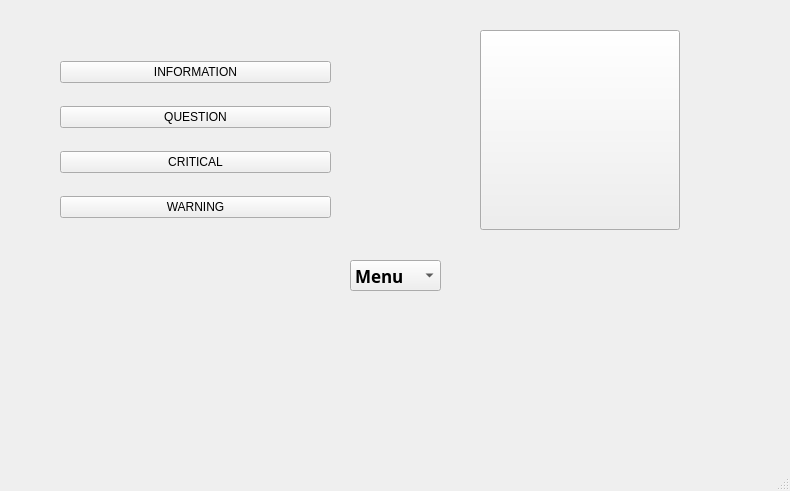
<?xml version="1.0" encoding="UTF-8"?>
<ui version="4.0">
 <class>MainWindow</class>
 <widget class="QMainWindow" name="MainWindow">
  <property name="geometry">
   <rect>
    <x>0</x>
    <y>0</y>
    <width>790</width>
    <height>491</height>
   </rect>
  </property>
  <property name="sizePolicy">
   <sizepolicy hsizetype="Ignored" vsizetype="Ignored">
    <horstretch>0</horstretch>
    <verstretch>0</verstretch>
   </sizepolicy>
  </property>
  <property name="windowTitle">
   <string>MainWindow</string>
  </property>
  <widget class="QWidget" name="centralwidget">
   <widget class="QPushButton" name="displayimage">
    <property name="geometry">
     <rect>
      <x>480</x>
      <y>30</y>
      <width>200</width>
      <height>200</height>
     </rect>
    </property>
    <property name="text">
     <string/>
    </property>
   </widget>
   <widget class="QComboBox" name="comboBox">
    <property name="geometry">
     <rect>
      <x>350</x>
      <y>260</y>
      <width>91</width>
      <height>31</height>
     </rect>
    </property>
    <property name="font">
     <font>
      <family>Segoe Print</family>
      <pointsize>13</pointsize>
      <weight>75</weight>
      <bold>true</bold>
     </font>
    </property>
    <item>
     <property name="text">
      <string>Menu</string>
     </property>
    </item>
    <item>
     <property name="text">
      <string>First</string>
     </property>
    </item>
    <item>
     <property name="text">
      <string>Second</string>
     </property>
    </item>
    <item>
     <property name="text">
      <string>Third</string>
     </property>
    </item>
   </widget>
   <widget class="QWidget" name="">
    <property name="geometry">
     <rect>
      <x>60</x>
      <y>44</y>
      <width>271</width>
      <height>191</height>
     </rect>
    </property>
    <layout class="QVBoxLayout" name="verticalLayout">
     <item>
      <widget class="QPushButton" name="information">
       <property name="text">
        <string>INFORMATION</string>
       </property>
      </widget>
     </item>
     <item>
      <widget class="QPushButton" name="question">
       <property name="text">
        <string>QUESTION</string>
       </property>
      </widget>
     </item>
     <item>
      <widget class="QPushButton" name="critical">
       <property name="text">
        <string>CRITICAL</string>
       </property>
      </widget>
     </item>
     <item>
      <widget class="QPushButton" name="warning">
       <property name="text">
        <string>WARNING</string>
       </property>
      </widget>
     </item>
    </layout>
   </widget>
  </widget>
  <widget class="QMenuBar" name="menubar">
   <property name="geometry">
    <rect>
     <x>0</x>
     <y>0</y>
     <width>790</width>
     <height>26</height>
    </rect>
   </property>
  </widget>
  <widget class="QStatusBar" name="statusbar"/>
 </widget>
 <resources/>
 <connections/>
</ui>
